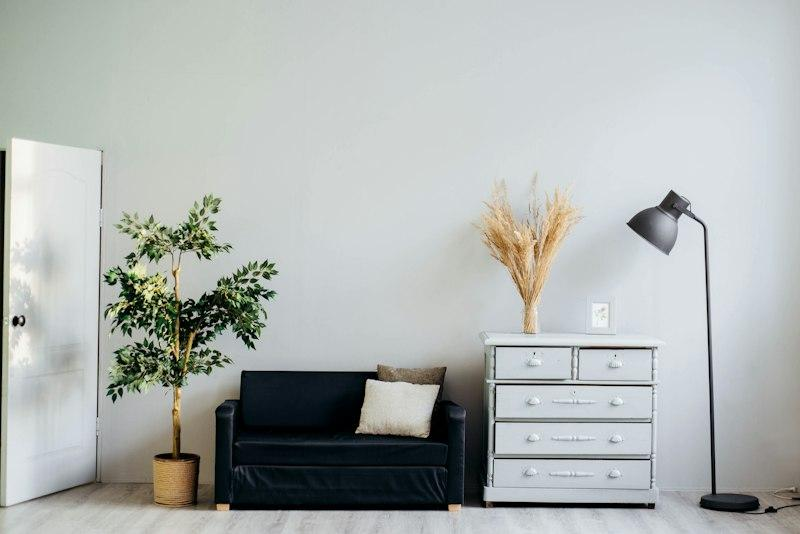
#> input picture v1/tests/fixtures/sample.jpg, 800 x 534 px, found by its file name
$ python benchmark.py
#> lines starting #> are read from the running program, lines starting #| are printed output that depends on the picture; after the words box and inside, x2 and y2 are one past the last pixel; in counts of white or black regions, pixels touching at a corner belong together
### v1/src/core/math_engine.py
import numpy as np


class TransformEngine:
    """
    The core mathematical graphics engine for 3D View Synthesis.
    All transformations are strictly built using NumPy linear algebra operations.
    """

    def __init__(self, width: int, height: int, fov_deg: float = 60.0):
        self.width = width
        self.height = height

        self.cx = (width - 1) / 2.0
        self.cy = (height - 1) / 2.0

        fov_rad = np.radians(fov_deg)
        self.fx = (width / 2.0) / np.tan(fov_rad / 2.0)
        self.fy = self.fx

    @property
    def K(self):
        return np.array([[self.fx, 0, self.cx], [0, self.fy, self.cy], [0, 0, 1]], dtype=np.float32)

    @property
    def K_inv(self):
        # We can optimize inversion since K is triangular
        return np.array(
            [
                [1.0 / self.fx, 0, -self.cx / self.fx],
                [0, 1.0 / self.fy, -self.cy / self.fy],
                [0, 0, 1.0],
            ],
            dtype=np.float32,
        )

    def disparity_to_depth(
        self, d: np.ndarray, z_near: float = 1.0, z_far: float = 4.0
    ) -> np.ndarray:
        """
        Converts normalized disparity (d in [0, 1]) to depth Z.
        Input: d (H, W) array
        Output: Z (H, W) array
        """
        return z_near + (1.0 - d) * (z_far - z_near)

    def unproject_to_3d(self, depth_map: np.ndarray) -> np.ndarray:
        """
        Maps the 2D pixels and Z-depth into a 3D Point Cloud.
        Mathematical Formula: [X, Y, Z]^T = Z * K^-1 * [u, v, 1]^T
        Inputs: depth_map (H, W)
        Outputs: (N, 3) matrix
        """
        H, W = depth_map.shape
        u = np.arange(W)
        v = np.arange(H)
        uu, vv = np.meshgrid(u, v)

        uu_f = uu.flatten().astype(np.float32)
        vv_f = vv.flatten().astype(np.float32)
        zz = depth_map.flatten().astype(np.float32)

        ones = np.ones_like(uu_f)
        uv1 = np.vstack((uu_f, vv_f, ones)).T  # (N, 3)

        normalized_rays = uv1 @ self.K_inv.T
        point_cloud = normalized_rays * zz[:, np.newaxis]
        return point_cloud.astype(np.float32)

    def get_rotation_matrix(self, pitch: float, yaw: float, roll: float) -> np.ndarray:
        """
        Creates a 3x3 Orthogonal Rotation Matrix based on Euler angles (in radians).
        Order: R_z * R_y * R_x
        """
        cx, sx = np.cos(pitch), np.sin(pitch)
        Rx = np.array([[1, 0, 0], [0, cx, -sx], [0, sx, cx]], dtype=np.float32)

        cy, sy = np.cos(yaw), np.sin(yaw)
        Ry = np.array([[cy, 0, sy], [0, 1, 0], [-sy, 0, cy]], dtype=np.float32)

        cz, sz = np.cos(roll), np.sin(roll)
        Rz = np.array([[cz, -sz, 0], [sz, cz, 0], [0, 0, 1]], dtype=np.float32)

        return Rz @ (Ry @ Rx)

    def apply_transform(
        self,
        point_cloud: np.ndarray,
        R: np.ndarray,
        t: np.ndarray | None = None,
        Z_pivot: float | None = None,
    ) -> np.ndarray:
        """
        Applies linear transformation (pivot-based rotation and translation) to the 3D point cloud.
        Mathematical Formula: P_new = (P - c) @ R^T + c + t
        """
        if t is None:
            t = np.zeros(3, dtype=np.float32)
        if Z_pivot is None:
            Z_pivot = float(np.median(point_cloud[:, 2]))

        c = np.array([0, 0, Z_pivot], dtype=np.float32)
        centered = point_cloud - c
        return (centered @ R.T).astype(np.float32) + c + t

    # [10 lines left out: function build_homogeneous_transform, not called in this run]

    def project_to_2d(
        self,
        P: np.ndarray,
        colors: np.ndarray,
        z_clip: float = 1e-3,
        splat_gain: float = 1.0,
        s_max: int = 1,
        stride: int = 1,
        Z_ref: float | None = None,
        edge_tau: float = 0.05,
        Z_map_original: np.ndarray | None = None,
        z_near: float = 1.0,
        edge_mode: str = "demote",
    ) -> tuple:
        H, W = self.height, self.width

        edge_flag: np.ndarray | None = None
        if edge_tau is not None and Z_map_original is not None:
            dZ_dx = np.zeros_like(Z_map_original)
            dZ_dy = np.zeros_like(Z_map_original)
            dZ_dx[:, :-1] = np.abs(Z_map_original[:, 1:] - Z_map_original[:, :-1])
            dZ_dy[:-1, :] = np.abs(Z_map_original[1:, :] - Z_map_original[:-1, :])
            g = np.maximum(dZ_dx, dZ_dy) / (Z_map_original + 1e-8)

            mask = (g >= edge_tau).flatten()
            if edge_mode == "drop":
                valid_edges = ~mask
                P = P[valid_edges]
                colors = colors[valid_edges]
            else:
                edge_flag = mask

        Z = P[:, 2]
        valid_z = Z > z_clip
        P = P[valid_z]
        colors = colors[valid_z]
        Z = Z[valid_z]
        if edge_flag is not None:
            edge_flag = edge_flag[valid_z]

        uvw = P @ self.K.T
        u = uvw[:, 0] / Z
        v = uvw[:, 1] / Z

        return self._render_points(
            u, v, Z, colors, H, W, splat_gain, s_max, stride, Z_ref, edge_flag
        )

    # [42 lines left out: function project_orthographic, not called in this run]

    def _render_points(
        self,
        u: np.ndarray,
        v: np.ndarray,
        Z: np.ndarray,
        colors: np.ndarray,
        H: int,
        W: int,
        splat_gain: float,
        s_max: int,
        stride: int,
        Z_ref: float | None,
        edge_flag: np.ndarray | None = None,
    ) -> tuple:
        """
        Vectorized sub-routine for Z-buffering and 2-Pass Fill-Only Adaptive Splatting.
        Quantization logic replaces lexsort with stable single-key argsort for massive perf gains.
        Quantization error bound: (z_max - z_min) / 65535 ~ 4.5e-5 for a depth range of 3.
        """
        if Z_ref is None:
            if len(Z) > 0:
                Z_ref = float(np.median(Z))
            else:
                Z_ref = 1.0

        u_int = np.rint(u).astype(np.int64)
        v_int = np.rint(v).astype(np.int64)

        valid = (u_int >= 0) & (u_int < W) & (v_int >= 0) & (v_int < H)
        u_int, v_int, Z, colors = u_int[valid], v_int[valid], Z[valid], colors[valid]
        if edge_flag is not None:
            edge_flag = edge_flag[valid]

        idx = v_int * W + u_int

        canvas = np.zeros((H * W, 3), dtype=np.uint8)
        depth_buf = np.full(H * W, np.inf, dtype=np.float32)

        if len(Z) == 0:
            return canvas.reshape((H, W, 3)), depth_buf.reshape((H, W))

        def zbuffer_pass(curr_idx, curr_Z, curr_C, target_empty_only=False):
            if len(curr_Z) == 0:
                return
            if target_empty_only:
                empty_mask = np.isinf(depth_buf[curr_idx])
                curr_idx, curr_Z, curr_C = (
                    curr_idx[empty_mask],
                    curr_Z[empty_mask],
                    curr_C[empty_mask],
                )
                if len(curr_Z) == 0:
                    return

            z_min, z_max = curr_Z.min(), curr_Z.max()
            # Prevent div by zero
            z_range = max(float(z_max - z_min), 1e-8)
            z_quant = np.clip((curr_Z - z_min) / z_range * 65535, 0, 65535).astype(np.int64)
            key = curr_idx.astype(np.int64) * 65536 + z_quant
            order = np.argsort(key)  # stable argsort using single integer key

            idx_s = curr_idx[order]
            first = np.ones(idx_s.shape, dtype=bool)
            first[1:] = idx_s[1:] != idx_s[:-1]
            winners = order[first]

            canvas[curr_idx[winners]] = curr_C[winners]
            depth_buf[curr_idx[winners]] = curr_Z[winners]

        # Separate exact points from edge points
        if edge_flag is not None and np.any(edge_flag):
            exact_mask = ~edge_flag
            idx_e = idx[edge_flag]
            Z_e = Z[edge_flag]
            colors_e = colors[edge_flag]

            idx = idx[exact_mask]
            Z = Z[exact_mask]
            colors = colors[exact_mask]
            u_int = u_int[exact_mask]
            v_int = v_int[exact_mask]
        else:
            idx_e, Z_e, colors_e = None, None, None

        # Pass 1: Exact un-splatted points (z-buffer, nearest wins)
        zbuffer_pass(idx, Z, colors, target_empty_only=False)

        # Pass 2: Edge-masked points (demoted, fill empty pixels only)
        if idx_e is not None and len(idx_e) > 0:
            zbuffer_pass(idx_e, Z_e, colors_e, target_empty_only=True)

        # Pass 3: Splatting (Adaptive, Fill-only)
        if s_max > 0:
            # Adaptive Splat Footprint Formula
            s_i = np.clip(np.floor(splat_gain * Z_ref / Z), 0, s_max).astype(np.int32)
            mask = s_i >= 1

            if np.any(mask):
                u_s = u_int[mask]
                v_s = v_int[mask]
                Z_s = Z[mask]
                C_s = colors[mask]
                si_s = s_i[mask]

                u_cands, v_cands, z_cands, c_cands = [], [], [], []
                curr_smax = int(si_s.max())

                # Loop over 3x3 neighbor offsets (constant set of at most 8 shifts)
                for dx in range(-curr_smax, curr_smax + 1):
                    for dy in range(-curr_smax, curr_smax + 1):
                        if dx == 0 and dy == 0:
                            continue
                        m = si_s >= max(abs(dx), abs(dy))
                        if np.any(m):
                            u_cands.append(u_s[m] + dx)
                            v_cands.append(v_s[m] + dy)
                            z_cands.append(Z_s[m])
                            c_cands.append(C_s[m])

                if u_cands:
                    u_c = np.concatenate(u_cands)
                    v_c = np.concatenate(v_cands)
                    Z_c = np.concatenate(z_cands)
                    C_c = np.concatenate(c_cands, axis=0)

                    val_c = (u_c >= 0) & (u_c < W) & (v_c >= 0) & (v_c < H)
                    idx_c = v_c[val_c] * W + u_c[val_c]

                    zbuffer_pass(idx_c, Z_c[val_c], C_c[val_c], target_empty_only=True)

        return canvas.reshape((H, W, 3)), depth_buf.reshape((H, W))

    # [62 lines left out: function fill_holes_iterative, not called in this run]

    def fill_holes_pyramid(self, canvas: np.ndarray, depth_buf: np.ndarray) -> tuple:
        depth_buf = depth_buf.astype(np.float32)
        canvas = canvas.astype(np.uint8)

        holes = np.isinf(depth_buf)
        if not np.any(holes):
            return canvas, depth_buf

        pyr_d = [depth_buf]
        pyr_c = [canvas]

        d_curr = depth_buf
        c_curr = canvas

        for _ in range(12):
            H, W = d_curr.shape
            if H <= 1 and W <= 1:
                break

            pad_H = H % 2
            pad_W = W % 2
            if pad_H or pad_W:
                d_curr = np.pad(
                    d_curr, ((0, pad_H), (0, pad_W)), mode="constant", constant_values=np.inf
                )
                c_curr = np.pad(
                    c_curr, ((0, pad_H), (0, pad_W), (0, 0)), mode="constant", constant_values=0
                )

            H_next, W_next = d_curr.shape[0] // 2, d_curr.shape[1] // 2
            if H_next == 0 or W_next == 0:
                break

            d_view = d_curr[: H_next * 2, : W_next * 2].reshape(H_next, 2, W_next, 2)
            c_view = c_curr[: H_next * 2, : W_next * 2].reshape(H_next, 2, W_next, 2, 3)

            d_safe = np.where(np.isinf(d_view), -1.0, d_view)

            d_next = np.max(d_safe, axis=(1, 3))
            d_next = np.where(d_next == -1.0, np.inf, d_next)

            d_flat = d_safe.transpose(0, 2, 1, 3).reshape(H_next, W_next, 4)
            idx = np.argmax(d_flat, axis=-1)

            c_flat = c_view.transpose(0, 2, 1, 3, 4).reshape(H_next, W_next, 4, 3)
            c_next = np.take_along_axis(c_flat, idx[..., None, None], axis=2).squeeze(2)

            pyr_d.append(d_next)
            pyr_c.append(c_next)

            d_curr = d_next
            c_curr = c_next

        d_fill = pyr_d[-1].copy()
        c_fill = pyr_c[-1].copy()

        for i in range(len(pyr_d) - 2, -1, -1):
            d_target = pyr_d[i].copy()
            c_target = pyr_c[i].copy()
            H, W = d_target.shape

            d_up = np.repeat(np.repeat(d_fill, 2, axis=0), 2, axis=1)[:H, :W]
            c_up = np.repeat(np.repeat(c_fill, 2, axis=0), 2, axis=1)[:H, :W]

            holes = np.isinf(d_target) & ~np.isinf(d_up)

            d_target[holes] = d_up[holes]
            c_target[holes] = c_up[holes]

            d_fill = d_target
            c_fill = c_target

        return c_fill, d_fill

### v1/tools/benchmark.py
"""
Benchmark script for the math engine.
Runs 1 warm-up and 21 timed iterations for stride 1 and 2, with and without fill.
"""

import os
import sys
import time

import numpy as np

# Ensure math_engine and depth_estimator can be imported from current directory
sys.path.insert(0, os.getcwd())

from PIL import Image

from src.core.math_engine import TransformEngine


def benchmark():
    fixture_dir = r"E:\Math project\tests\fixtures"
    disparity_path = os.path.join(fixture_dir, "sample_disparity.npy")
    sample_path = os.path.join(fixture_dir, "sample.jpg")

    if not os.path.exists(disparity_path) or not os.path.exists(sample_path):
        print("Fixtures not found.")
        return

    img = Image.open(sample_path).convert("RGB")
#> img is the input picture: PIL image 800x534 RGB; mean R, G, B 174.7, 179, 176.9
    img_array = np.array(img)
    H, W, _ = img_array.shape
#> H = 534; W = 800

    disparity = np.load(disparity_path)
#> (reads v1/tests/fixtures/sample_disparity.npy from the repository)

    engine = TransformEngine(W, H, fov_deg=60.0)
    Z_map = engine.disparity_to_depth(disparity, z_near=1.0, z_far=4.0)
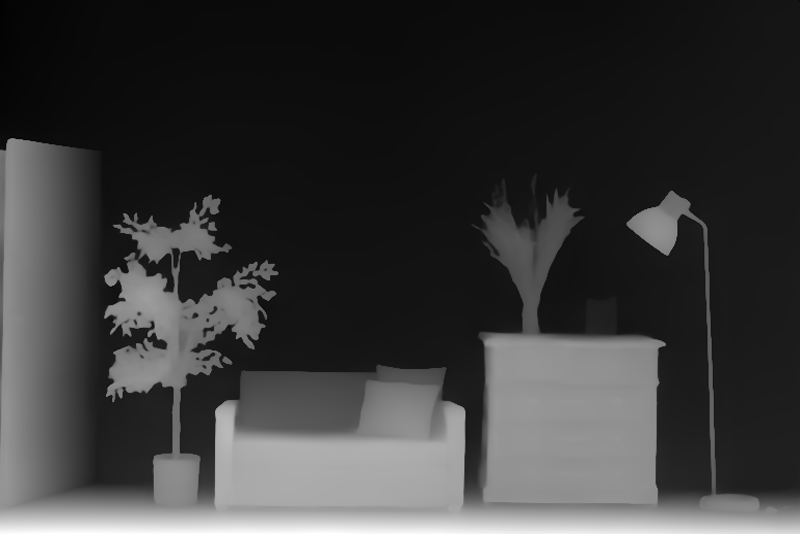
#> disparity: shape (534, 800) float32; min 0, max 1, mean 0.228
    P = engine.unproject_to_3d(Z_map)
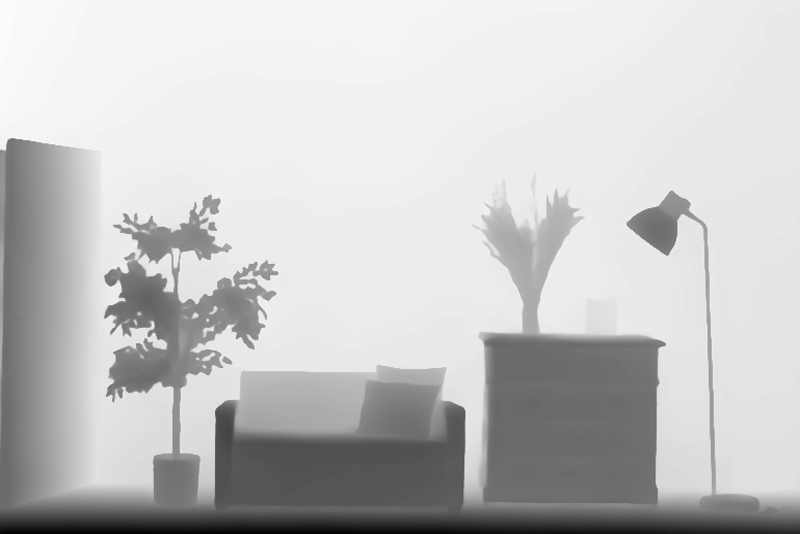
#> Z_map: shape (534, 800) float32; min 1, max 4, mean 3.32; drawn with min black and max white
    colors = img_array.reshape(-1, 3)

    # 20 degree rotation for benchmark
    R = engine.get_rotation_matrix(np.radians(20), np.radians(20), 0)
    Z_ref = float(np.median(Z_map))
#> Z_ref = 3.72

    def run_pass(stride, use_fill):
        # We need to manually stride the source points for the benchmark if splatting
        # to match app.py behavior exactly.
#> called with stride = 1, use_fill = False
        P_s = P.reshape(H, W, 3)[::stride, ::stride].reshape(-1, 3)
        C_s = colors.reshape(H, W, 3)[::stride, ::stride].reshape(-1, 3)
        Z_s = Z_map[::stride, ::stride]
        engine_s = TransformEngine(W // stride, H // stride, fov_deg=60.0)

        times = []
        for i in range(22):
            t0 = time.perf_counter()
            # Handle API changes between passes
            if "Z_pivot" in engine_s.apply_transform.__code__.co_varnames:
                P_new = engine_s.apply_transform(P_s, R, np.zeros(3), Z_pivot=Z_ref)
            else:
                P_new = engine_s.apply_transform(P_s, R, np.zeros(3))

            if "Z_map_original" in engine_s.project_to_2d.__code__.co_varnames:
                c, d = engine_s.project_to_2d(
                    P_new, C_s, splat_gain=1.0, s_max=1, edge_tau=0.05, Z_map_original=Z_s
                )
            else:
                c, d = engine_s.project_to_2d(P_new, C_s, splat_gain=1.0, s_max=1, edge_tau=0.05)

            if use_fill:
                if hasattr(engine_s, "fill_holes_pyramid"):
                    c, d = engine_s.fill_holes_pyramid(c, d)
                else:
                    c, d = engine_s.fill_holes(c, d, max_iters=15)

            t1 = time.perf_counter()
            if i > 0:
                times.append((t1 - t0) * 1000)
#> this loop made 22 passes
#> pass 1, in project_to_2d, `g = np.maximum(dZ_dx, dZ_dy) / (Z_map_original + 1e-8)`:
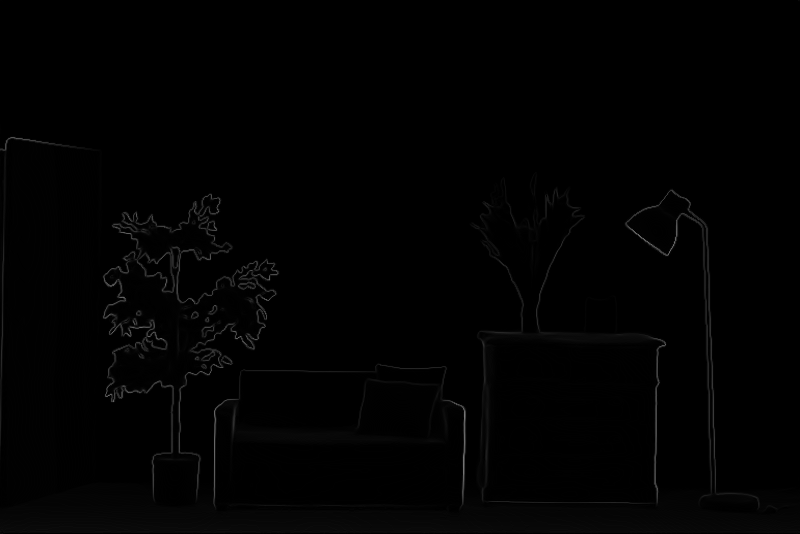
#> g: shape (534, 800) float32; min 0, max 0.474, mean 0.00704
#> after the loop, times = [318.9, 283.8, 269.5, 293.1, 266.3, 265.1, 264.7, 262.2, 271, 283.7, 259.1, 268.4, 280.8, 263.8, 261.2, 268, 266.3, 269.2, 271.7, 271.9, 260.1]

        return np.mean(times), np.std(times), np.percentile(times, 95)

    m1_nofill, s1_nofill, p1_nofill = run_pass(1, False)
#> m1_nofill = 272.3; s1_nofill = 13.44; p1_nofill = 293.1
    m1_fill, s1_fill, p1_fill = run_pass(1, True)
#> the loop in run_pass (call 2), `for i in range(22):` made 22 passes
#> pass 1, in fill_holes_pyramid, `holes = np.isinf(depth_buf)`:
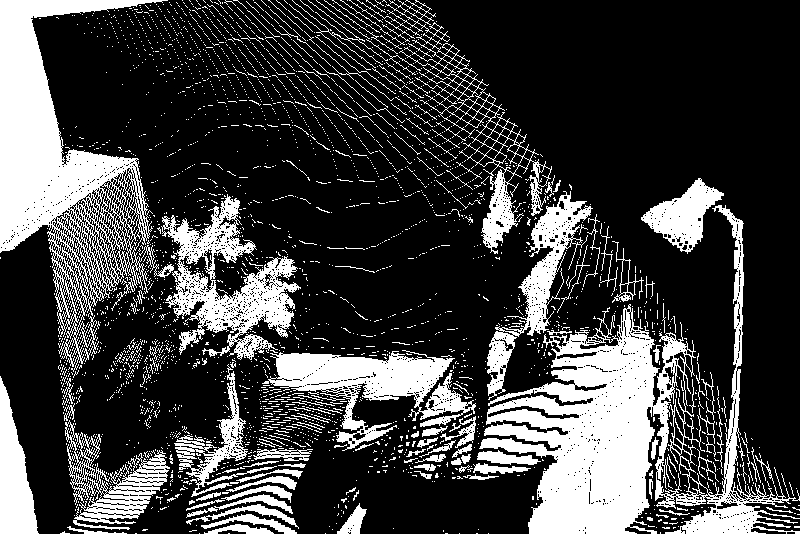
#> holes: shape (534, 800) bool; 25.5% white; 2860 white regions (2703 under 20 px), largest, box (x1, y1, x2, y2) and area: (479, 205, 800, 534) 30284, (0, 0, 174, 372) 21663, (161, 194, 301, 360) 8588
#> m1_fill = 332.8; s1_fill = 14; p1_fill = 357.6
    m2_nofill, s2_nofill, p2_nofill = run_pass(2, False)
#> the loop in run_pass (call 3), `for i in range(22):` made 22 passes
#> pass 1, in run_pass (call 3), `c, d = engine_s.project_to_2d( P_new, C_s, splat_gain=1.0, s_max=1, ed..`:
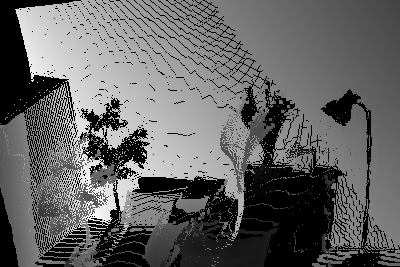
#> d: shape (267, 400) float32; 26.24% of the values are NaN or infinite; the others: min 2.12, max 4.55, mean 3.41; drawn with min black, max white, NaN and infinite black
#> after the loop in run_pass (call 3), `for i in range(22):`: times = [54.19, 69.08, 55.62, 53.93, 53.77, 53.23, 52.15, 54.46, 68.18, 58.67, 51.47, 55.7, 57.42, 69.56, 55.25, 68.99, 57.91, 70.02, 57.85, 69.67, 58.93]
#> m2_nofill = 59.34; s2_nofill = 6.56; p2_nofill = 69.67
    m2_fill, s2_fill, p2_fill = run_pass(2, True)
#> the loop in run_pass (call 4), `for i in range(22):` made 22 passes
#> pass 1, in fill_holes_pyramid (call 23), `holes = np.isinf(depth_buf)`:
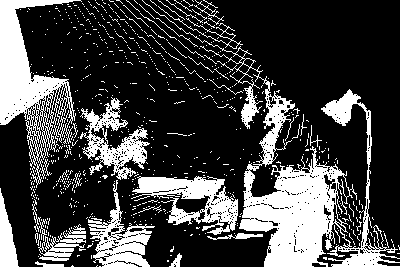
#> holes: shape (267, 400) bool; 26.2% white; 694 white regions (663 under 20 px), largest, box (x1, y1, x2, y2) and area: (142, 0, 400, 267) 11002, (0, 0, 82, 188) 5281, (131, 176, 238, 235) 2776
#> pass 1, in run_pass (call 4), `c, d = engine_s.fill_holes_pyramid(c, d)`:
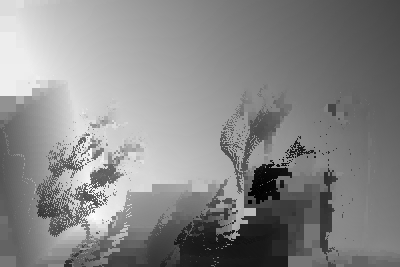
#> d: shape (267, 400) float32; min 2.12, max 4.55, mean 3.42; drawn with min black and max white

    print(f"Stride 1 (No fill): {m1_nofill:.1f} +- {s1_nofill:.1f} ms")
#| Stride 1 (No fill): 272.3 +- 13.4 ms
    print(f"Stride 1 (Fill): {m1_fill:.1f} +- {s1_fill:.1f} ms")
#| Stride 1 (Fill): 332.8 +- 14.0 ms
    print(f"Stride 2 (No fill): {m2_nofill:.1f} +- {s2_nofill:.1f} ms")
#| Stride 2 (No fill): 59.3 +- 6.6 ms
    print(f"Stride 2 (Fill): {m2_fill:.1f} +- {s2_fill:.1f} ms (p95: {p2_fill:.1f} ms)")
#| Stride 2 (Fill): 77.3 +- 7.2 ms (p95: 86.9 ms)


if __name__ == "__main__":
    benchmark()
